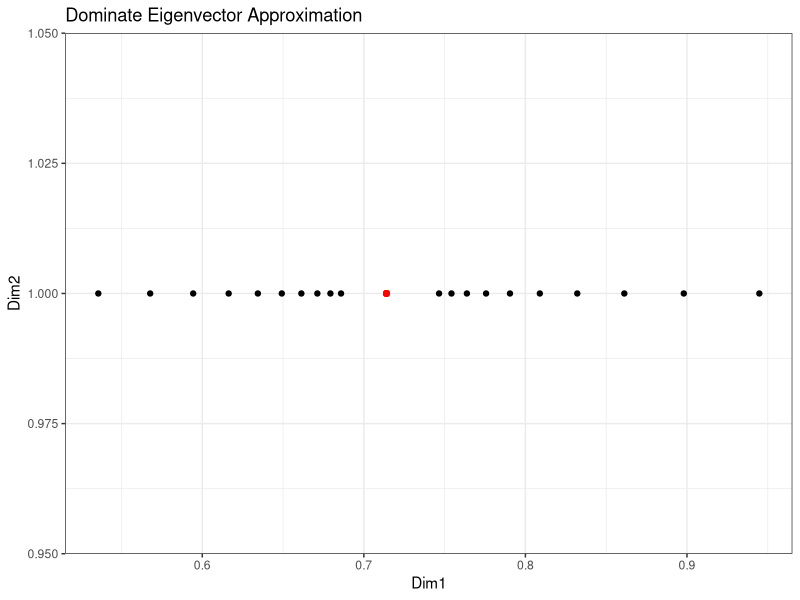
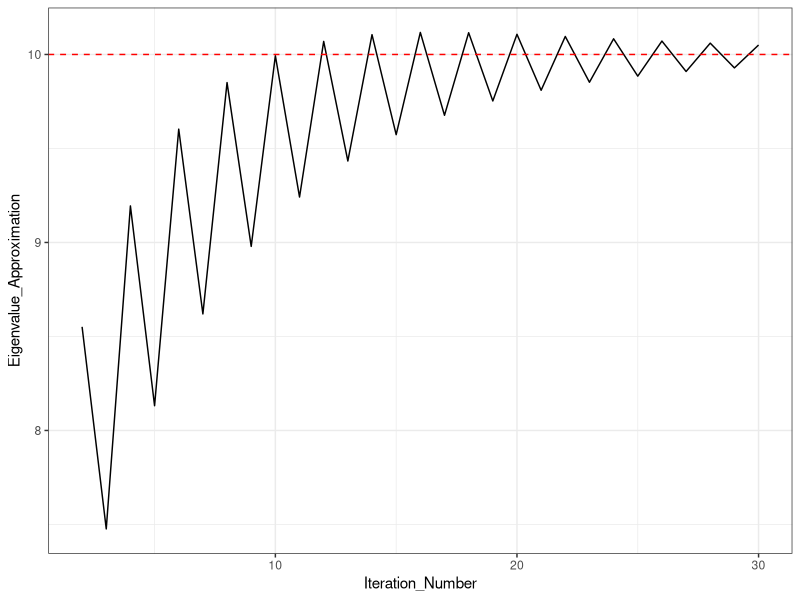

Write R code to recreate these figures, in order.
## ---- chunk 1
#Define Matrix 
A = matrix(c(-4,7,10,5), nrow = 2)

#Define initial num of iterations 
m = 30 

#Define initial vector
x = matrix(NA,ncol = m, nrow = 2)
colnames(x) = paste("Iteration:", 1:m, sep = "")
x[,1] = matrix(c(3,2), nrow = 2)

#Iterate up until m
for(i in 2:m){
  tmp = A%*%as.matrix(x[,i-1])
  x[,i] = 1/max(tmp) * tmp
}
#output results in table form
library(knitr)
kable(x[,c(10, 15, 20, 25, 30)])
## ---- chunk 2
#get eigenvalue approximation list
mult = function(y) sum((A%*% y) *(y))/(sum(y*y)) 
val = apply(x, 2, mult)

#make eigenvector plot
library(ggplot2)
df1 = data.frame(cbind(11:m, t(x[,-(1:10)])))
colnames(df1) = c("Name", "Dim1", "Dim2")
ggplot(aes(x = Dim1, y = Dim2), data = df1) + 
  geom_point()+
  geom_point(x = 0.714, y = 1, col = "red")+
  labs(title = "Dominate Eigenvector Approximation")+
  theme_bw()
## ---- chunk 3
#make eigenvalue plot
df2 = data.frame(cbind(2:m, val[2:m]))
colnames(df2) = c("Iteration_Number", "Eigenvalue_Approximation")
ggplot(aes(x = Iteration_Number, y = Eigenvalue_Approximation), data = df2)+
  geom_line()+
  geom_hline(yintercept = 10, col = "red", linetype = "dashed")+
  theme_bw()
